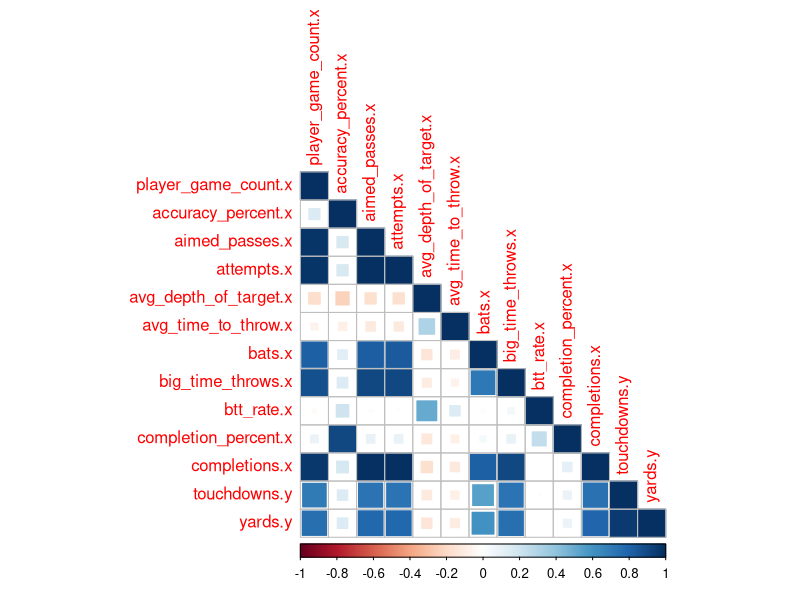
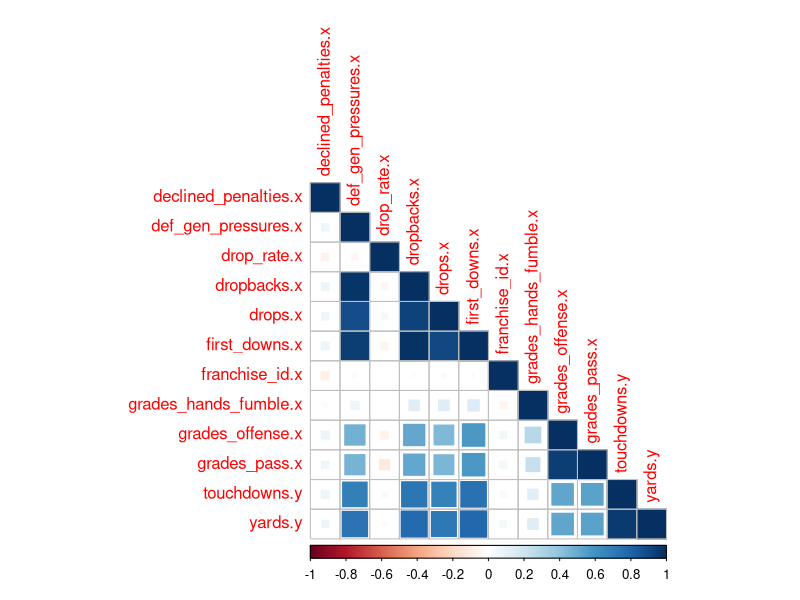
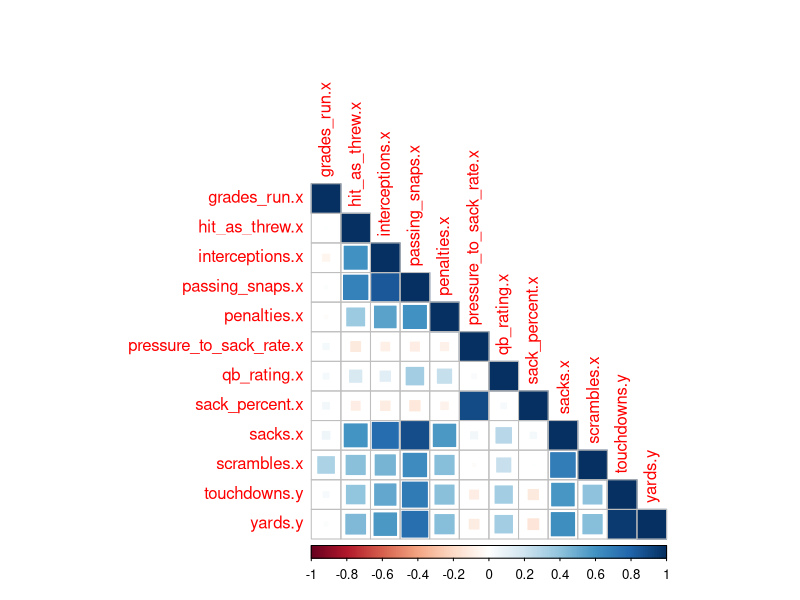

Reproduce these figures in R, in order. (Note: this script raises an error after producing the figures.)
## ---- chunk 1
knitr::opts_chunk$set(echo = TRUE)
## ---- chunk 2
library(readr)
pff_passing_summary_2012 <- read_csv("pff_passing_summary_2012.csv", show_col_types = FALSE)
pff_passing_summary_2013 <- read_csv("pff_passing_summary_2013.csv", show_col_types = FALSE)
pff_passing_summary_2014 <- read_csv("pff_passing_summary_2014.csv", show_col_types = FALSE)
pff_passing_summary_2015 <- read_csv("pff_passing_summary_2015.csv", show_col_types = FALSE)
pff_passing_summary_2016 <- read_csv("pff_passing_summary_2016.csv", show_col_types = FALSE)
pff_passing_summary_2017 <- read_csv("pff_passing_summary_2017.csv", show_col_types = FALSE)
pff_passing_summary_2018 <- read_csv("pff_passing_summary_2018.csv", show_col_types = FALSE)
pff_passing_summary_2019 <- read_csv("pff_passing_summary_2019.csv", show_col_types = FALSE)
pff_passing_summary_2020 <- read_csv("pff_passing_summary_2020.csv", show_col_types = FALSE)
pff_passing_summary_2021 <- read_csv("pff_passing_summary_2021.csv", show_col_types = FALSE)
pff_passing_summary_2022 <- read_csv("pff_passing_summary_2022.csv", show_col_types = FALSE)
## ---- chunk 3
  #Assigning the tables to smaller names
pass_12 <- pff_passing_summary_2012
pass_13 <- pff_passing_summary_2013
pass_14 <- pff_passing_summary_2014
pass_15 <- pff_passing_summary_2015
pass_16 <- pff_passing_summary_2016
pass_17 <- pff_passing_summary_2017
pass_18 <- pff_passing_summary_2018
pass_19 <- pff_passing_summary_2019
pass_20 <- pff_passing_summary_2020
pass_21 <- pff_passing_summary_2021
pass_22 <- pff_passing_summary_2022
  #Merging the 'prior' season to the 'current' season
pass_12_13 <- merge(pass_12, pass_13, by='player', all=TRUE, suffixes=c('.x','.y'))
pass_13_14 <- merge(pass_13, pass_14, by='player', all=TRUE, suffixes=c('.x','.y'))
pass_14_15 <- merge(pass_14, pass_15, by='player', all=TRUE, suffixes=c('.x','.y'))
pass_15_16 <- merge(pass_15, pass_16, by='player', all=TRUE, suffixes=c('.x','.y'))
pass_16_17 <- merge(pass_16, pass_17, by='player', all=TRUE, suffixes=c('.x','.y'))
pass_17_18 <- merge(pass_17, pass_18, by='player', all=TRUE, suffixes=c('.x','.y'))
pass_18_19 <- merge(pass_18, pass_19, by='player', all=TRUE, suffixes=c('.x','.y'))
pass_19_20 <- merge(pass_19, pass_20, by='player', all=TRUE, suffixes=c('.x','.y'))
pass_20_21 <- merge(pass_20, pass_21, by='player', all=TRUE, suffixes=c('.x','.y'))
pass_21_22 <- merge(pass_21, pass_22, by='player', all=TRUE, suffixes=c('.x','.y'))
  #Joining all of the merged tables into on table for ease of analysis
passing_12_22 <- rbind(pass_12_13, pass_13_14, pass_14_15, pass_15_16, pass_16_17, pass_17_18, pass_19_20, pass_20_21, pass_21_22)
passing_12_22
  #Showing the index for each column
column.passing <- names(passing_12_22)
numbers <- 1:83
index.passing <- data.frame(numbers, column.passing)
index.passing

## ---- chunk 4
library(corrplot)

passing_12_22 <- as.data.frame(passing_12_22)
m <- cor(passing_12_22[,c(5:15,79,82)], use='complete.obs')
corrplot(m, method='square', order='original', type='lower')

m <- cor(passing_12_22[,c(16:25,79,82)], use='complete.obs')
corrplot(m, method='square', order='original', type='lower')

m <- cor(passing_12_22[,c(26:35,79,82)], use='complete.obs')
corrplot(m, method='square', order='original', type='lower')

# how can one make it so that only '.x' correlates to only '.y' and so that '.x' does not correlate with itself?

## ---- chunk 5

attempts <- passing_12_22$attempts.x
attempts.90th <- quantile(attempts, c(0.9), na.rm=TRUE)
attempts.90th

yards <- passing_12_22$yards.y
yards.90th <- quantile(yards, 0.9, na.rm=TRUE)
yards.90th

PAB <- sum((attempts >= attempts.90th), na.rm=TRUE & yards >= yards.90th, na.rm=TRUE) / 1225
print('PAB')
PAB
PB <- 0.9
conditional.attempts.yards <- PAB / PB
conditional.attempts.yards

## ---- chunk 6
mean(passing_12_22$yards.y[attempts >= 200], na.rm=TRUE)
mean(passing_12_22$yards.y[attempts >= 300], na.rm=TRUE)
mean(passing_12_22$yards.y[attempts >= 400], na.rm=TRUE)
mean(passing_12_22$yards.y[attempts >= 500], na.rm=TRUE)
mean(passing_12_22$yards.y[attempts >= 600], na.rm=TRUE) 

median(passing_12_22$yards.x[passing_12_22$position.x == "QB"], na.rm=TRUE)
median(passing_12_22$yards.x[passing_12_22$position.x != "QB"], na.rm=TRUE)
## ---- chunk 7
zscores <- c(2.5, 2, 1.5, 1, .5, 0, -.5, -1, -1.5, -2, -2.5)
zpercentiles <- c(.9938, .9772, .9332, .8413, .6915, .5, .3085, .1587, .0668, .0228, .0062)

z.score <- data.frame(zscores, zpercentiles)
z.score
## ---- chunk 8
percentile.1st <- function() {
  yards.y <- passing_12_22$yards.y
  variables.pass <- passing_12_22[5:42]
  average.if.1st <- data.frame(tier.1st=numeric())
  
  for (i in variables.pass) {
    averages.1st <- mean(yards.y[i >= quantile(i, zpercentiles[10], na.rm=TRUE) & i <= quantile(i, zpercentiles[9], na.rm=TRUE)], na.rm=TRUE)
    average.if.1st[nrow(average.if.1st)+1,] <- averages.1st
  }
return(data.frame(average.if.1st))
}
percentile.1st()
print(average.if.1st)

## ---- chunk 9
percentile.2nd <- function() {
  yards.y <- passing_12_22$yards.y
  variables.pass <- passing_12_22[5:42]
  average.if.2nd <- data.frame(tier.2nd=numeric())
  
  for (i in variables.pass) {
    averages.2nd <- mean(yards.y[i >= quantile(i, zpercentiles[9], na.rm=TRUE) & i <= quantile(i, zpercentiles[8], na.rm=TRUE)], na.rm=TRUE)
    average.if.2nd[nrow(average.if.2nd)+1,] <- averages.2nd
  }
print(average.if.2nd)
}
percentile.2nd()


## ---- chunk 10
percentile.1st.tier <- c(percentile.1st())
percentile.2nd.tier <- c(percentile.2nd())
newlist <- cbind(percentile.1st.tier, percentile.2nd.tier)
newlist
## ---- chunk 11
yards.y <- passing_12_22$yards.y
print("this is loop")
zpercentiles <- c(.9938, .9772, .9332, .8413, .6915, .5, .3085, .1587, .0668, .0228, .0062)
for (index in zpercentiles) {
    averages <- mean(yards.y[passing_12_22$attempts.x >= quantile(passing_12_22$attempts.x, index, na.rm=TRUE)], na.rm=TRUE)
print(averages)
}


